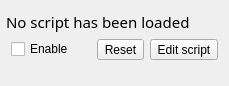
                 <widget class="QWidget" name="liveprog_scrollareacontent">
                  <property name="geometry">
                   <rect>
                    <x>0</x>
                    <y>0</y>
                    <width>229</width>
                    <height>86</height>
                   </rect>
                  </property>
                  <layout class="QVBoxLayout" name="verticalLayout_24">
                   <property name="sizeConstraint">
                    <enum>QLayout::SetDefaultConstraint</enum>
                   </property>
                   <property name="leftMargin">
                    <number>6</number>
                   </property>
                   <property name="rightMargin">
                    <number>6</number>
                   </property>
                   <item>
                    <widget class="ScrollText" name="liveprog_name">
                     <property name="minimumSize">
                      <size>
                       <width>0</width>
                       <height>22</height>
                      </size>
                     </property>
                     <property name="font">
                      <font>
                       <family>Noto Sans</family>
                       <pointsize>11</pointsize>
                       <weight>50</weight>
                       <italic>false</italic>
                       <bold>false</bold>
                       <underline>false</underline>
                       <strikeout>false</strikeout>
                      </font>
                     </property>
                     <property name="text">
                      <string>No script has been loaded</string>
                     </property>
                    </widget>
                   </item>
                   <item>
                    <layout class="QVBoxLayout" name="verticalLayout_27">
                     <property name="leftMargin">
                      <number>5</number>
                     </property>
                     <property name="topMargin">
                      <number>0</number>
                     </property>
                     <property name="rightMargin">
                      <number>5</number>
                     </property>
                     <item>
                      <layout class="QHBoxLayout" name="horizontalLayout_18">
                       <property name="topMargin">
                        <number>0</number>
                       </property>
                       <item>
                        <widget class="QCheckBox" name="liveprog_enable">
                         <property name="text">
                          <string>Enable</string>
                         </property>
                        </widget>
                       </item>
                       <item>
                        <widget class="QToolButton" name="liveprog_reset">
                         <property name="text">
                          <string>Reset</string>
                         </property>
                        </widget>
                       </item>
                       <item>
                        <widget class="QToolButton" name="liveprog_editscript">
                         <property name="text">
                          <string>Edit script</string>
                         </property>
                        </widget>
                       </item>
                      </layout>
                     </item>
                     <item>
                      <layout class="QVBoxLayout" name="liveprog_ui_container">
                       <property name="topMargin">
                        <number>0</number>
                       </property>
                      </layout>
                     </item>
                     <item>
                      <spacer name="verticalSpacer_9">
                       <property name="orientation">
                        <enum>Qt::Vertical</enum>
                       </property>
                       <property name="sizeHint" stdset="0">
                        <size>
                         <width>20</width>
                         <height>40</height>
                        </size>
                       </property>
                      </spacer>
                     </item>
                    </layout>
                   </item>
                  </layout>
                 </widget>
